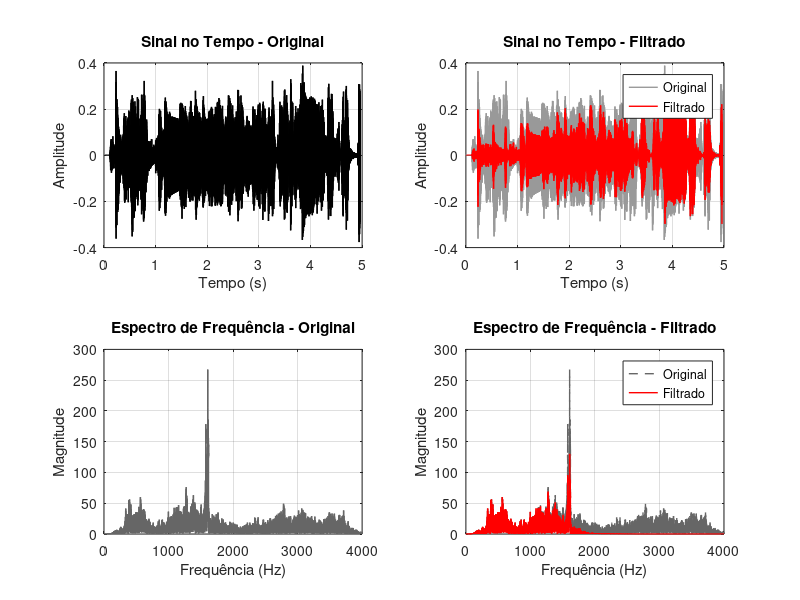

Write MATLAB code to recreate this figure.
clear; clc; close all;

%% Carregar o arquivo .mat
load('audio_gravado.mat'); % Substitua se necessário

% Ajustar nome das variáveis
audio_gravado = Y;  
Fs = FS;            

% Eixo de tempo
t = (0:length(audio_gravado)-1) / Fs;

%% Reproduzir o áudio original (opcional)
%sound(audio_gravado, Fs);

%% Projeto do filtro (Butterworth Passa-Baixas de 4ª ordem)
fc = 0.4 * (Fs/2);   % Ajuste de acordo com a análise do espectro
ordem = 4;
[b, a] = butter(ordem, fc/(Fs/2), 'low');

% Aplicar o filtro
audio_filtrado = filtfilt(b, a, audio_gravado);

%% Reproduzir o áudio filtrado (opcional)
%sound(audio_filtrado, Fs);

%% Cálculo do espectro (SEM dividir por N para manter amplitude “bruta”)
N = length(audio_gravado);
X          = fft(audio_gravado);
X_filtrado = fft(audio_filtrado);

% Magnitudes do espectro (metade positiva)
X_mag          = abs(X(1 : N/2+1));          
X_filtrado_mag = abs(X_filtrado(1 : N/2+1)); 
f = linspace(0, Fs/2, N/2+1);  % Eixo de frequência

%% Criação de uma figura com 4 subplots
figure('Name','Comparação Sinal Original x Filtrado','NumberTitle','off');

% 1) Sinal no Tempo – Original
subplot(2,2,1);
plot(t, audio_gravado, 'k', 'LineWidth', 1.0);
xlabel('Tempo (s)');
ylabel('Amplitude');
title('Sinal no Tempo - Original');
grid on;

% 2) Sinal no Tempo – Filtrado (plotando ambos p/ comparação)
subplot(2,2,2);
plot(t, audio_gravado, 'Color', [0.6 0.6 0.6], 'LineWidth', 1.0, 'LineStyle','-');
hold on;
plot(t, audio_filtrado, 'r', 'LineWidth', 1.0);
hold off;
xlabel('Tempo (s)');
ylabel('Amplitude');
title('Sinal no Tempo - Filtrado');
legend('Original','Filtrado','Location','best');
grid on;

% 3) Espectro de Frequência – Original
subplot(2,2,3);
plot(f, X_mag, 'Color', [0.4 0.4 0.4], 'LineWidth', 1.0);
xlabel('Frequência (Hz)');
ylabel('Magnitude');
title('Espectro de Frequência - Original');
grid on;

% 4) Espectro de Frequência – Filtrado (plotando ambos p/ comparação)
subplot(2,2,4);
plot(f, X_mag, 'Color', [0.4 0.4 0.4], 'LineWidth', 1.0, 'LineStyle','--');
hold on;
plot(f, X_filtrado_mag, 'r', 'LineWidth', 1.0);
hold off;
xlabel('Frequência (Hz)');
ylabel('Magnitude');
title('Espectro de Frequência - Filtrado');
legend('Original','Filtrado','Location','best');
grid on;

% (Opcional) Ajustar limites de eixo para evidenciar o pico
% xlim([0 4000]);  
% ylim([0 600]);
